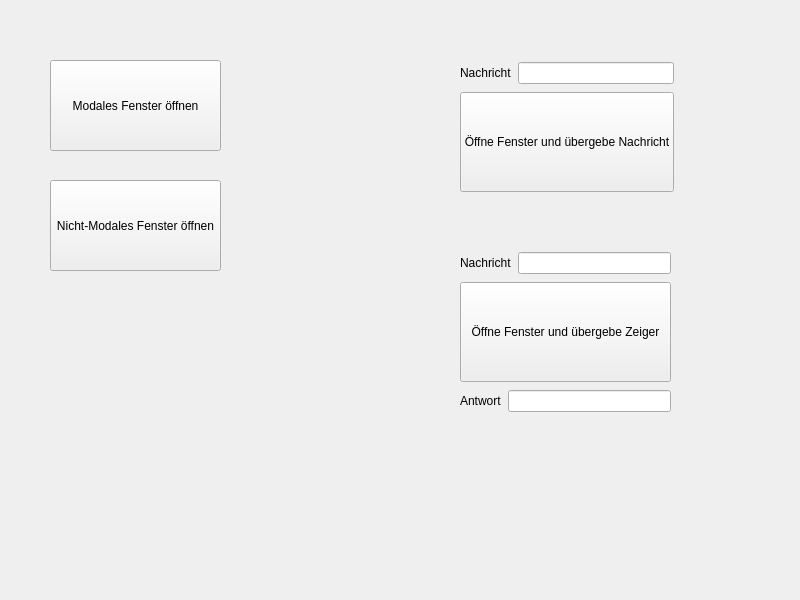
<?xml version="1.0" encoding="UTF-8"?>
<ui version="4.0">
 <class>Fenster1</class>
 <widget class="QWidget" name="Fenster1">
  <property name="geometry">
   <rect>
    <x>0</x>
    <y>0</y>
    <width>800</width>
    <height>600</height>
   </rect>
  </property>
  <property name="windowTitle">
   <string>Fenster1</string>
  </property>
  <widget class="QPushButton" name="pushButton_2">
   <property name="geometry">
    <rect>
     <x>50</x>
     <y>60</y>
     <width>171</width>
     <height>91</height>
    </rect>
   </property>
   <property name="text">
    <string>Modales Fenster öffnen</string>
   </property>
  </widget>
  <widget class="QPushButton" name="pushButton_3">
   <property name="geometry">
    <rect>
     <x>50</x>
     <y>180</y>
     <width>171</width>
     <height>91</height>
    </rect>
   </property>
   <property name="text">
    <string>Nicht-Modales Fenster öffnen</string>
   </property>
  </widget>
  <widget class="QWidget" name="layoutWidget">
   <property name="geometry">
    <rect>
     <x>460</x>
     <y>60</y>
     <width>214</width>
     <height>134</height>
    </rect>
   </property>
   <layout class="QVBoxLayout" name="verticalLayout">
    <item>
     <layout class="QHBoxLayout" name="horizontalLayout_2">
      <item>
       <layout class="QHBoxLayout" name="horizontalLayout">
        <item>
         <widget class="QLabel" name="label">
          <property name="text">
           <string>Nachricht</string>
          </property>
         </widget>
        </item>
       </layout>
      </item>
      <item>
       <widget class="QLineEdit" name="lineEdit"/>
      </item>
     </layout>
    </item>
    <item>
     <widget class="QPushButton" name="pushButton">
      <property name="minimumSize">
       <size>
        <width>0</width>
        <height>100</height>
       </size>
      </property>
      <property name="text">
       <string>Öffne Fenster und übergebe Nachricht</string>
      </property>
     </widget>
    </item>
   </layout>
  </widget>
  <widget class="QWidget" name="layoutWidget">
   <property name="geometry">
    <rect>
     <x>460</x>
     <y>250</y>
     <width>211</width>
     <height>166</height>
    </rect>
   </property>
   <layout class="QVBoxLayout" name="verticalLayout_2">
    <item>
     <layout class="QHBoxLayout" name="horizontalLayout_3">
      <item>
       <widget class="QLabel" name="label_2">
        <property name="text">
         <string>Nachricht</string>
        </property>
       </widget>
      </item>
      <item>
       <widget class="QLineEdit" name="leNachricht"/>
      </item>
     </layout>
    </item>
    <item>
     <widget class="QPushButton" name="pushButton_4">
      <property name="minimumSize">
       <size>
        <width>1</width>
        <height>100</height>
       </size>
      </property>
      <property name="text">
       <string>Öffne Fenster und übergebe Zeiger</string>
      </property>
     </widget>
    </item>
    <item>
     <layout class="QHBoxLayout" name="horizontalLayout_4">
      <item>
       <widget class="QLabel" name="label_3">
        <property name="text">
         <string>Antwort</string>
        </property>
       </widget>
      </item>
      <item>
       <widget class="QLineEdit" name="leAntwort"/>
      </item>
     </layout>
    </item>
   </layout>
  </widget>
 </widget>
 <resources/>
 <connections/>
</ui>
